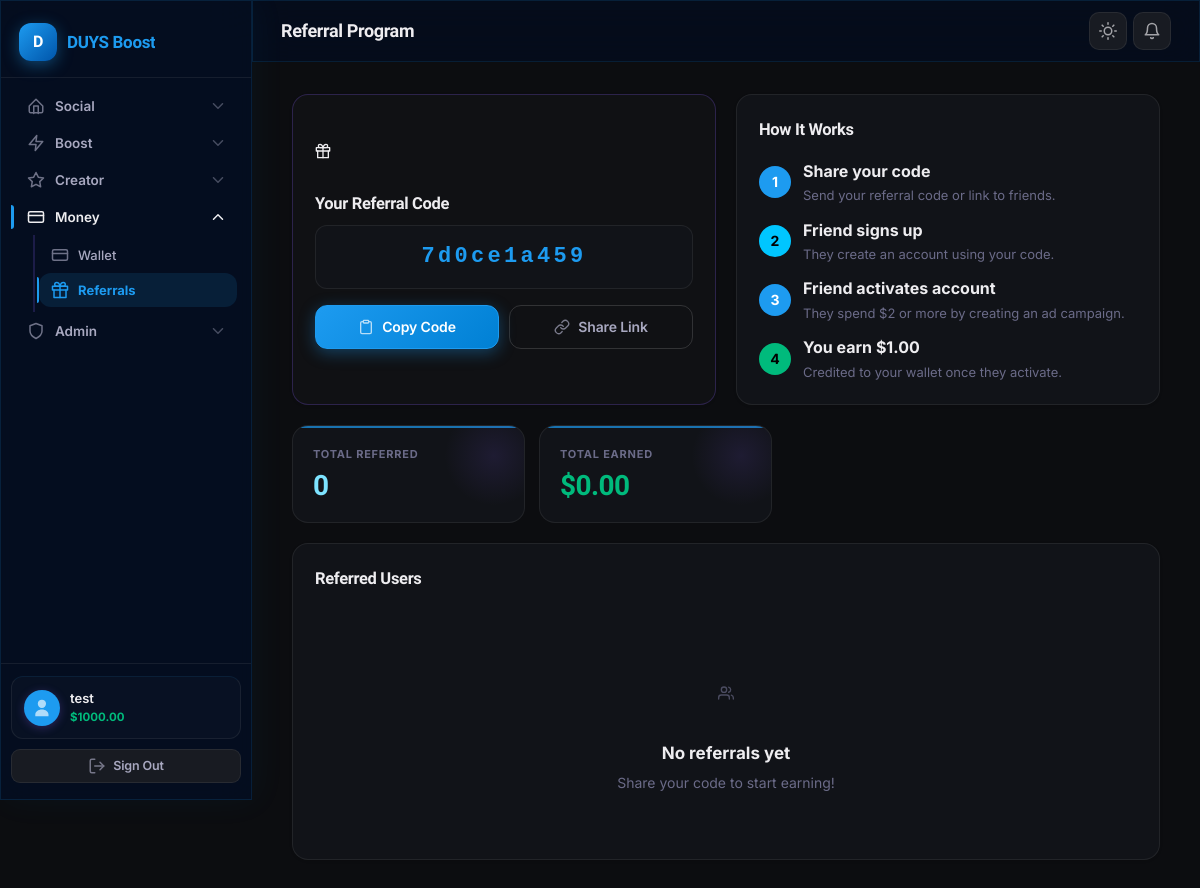
/referral (signed in), run on an earlier commit of the app's database.
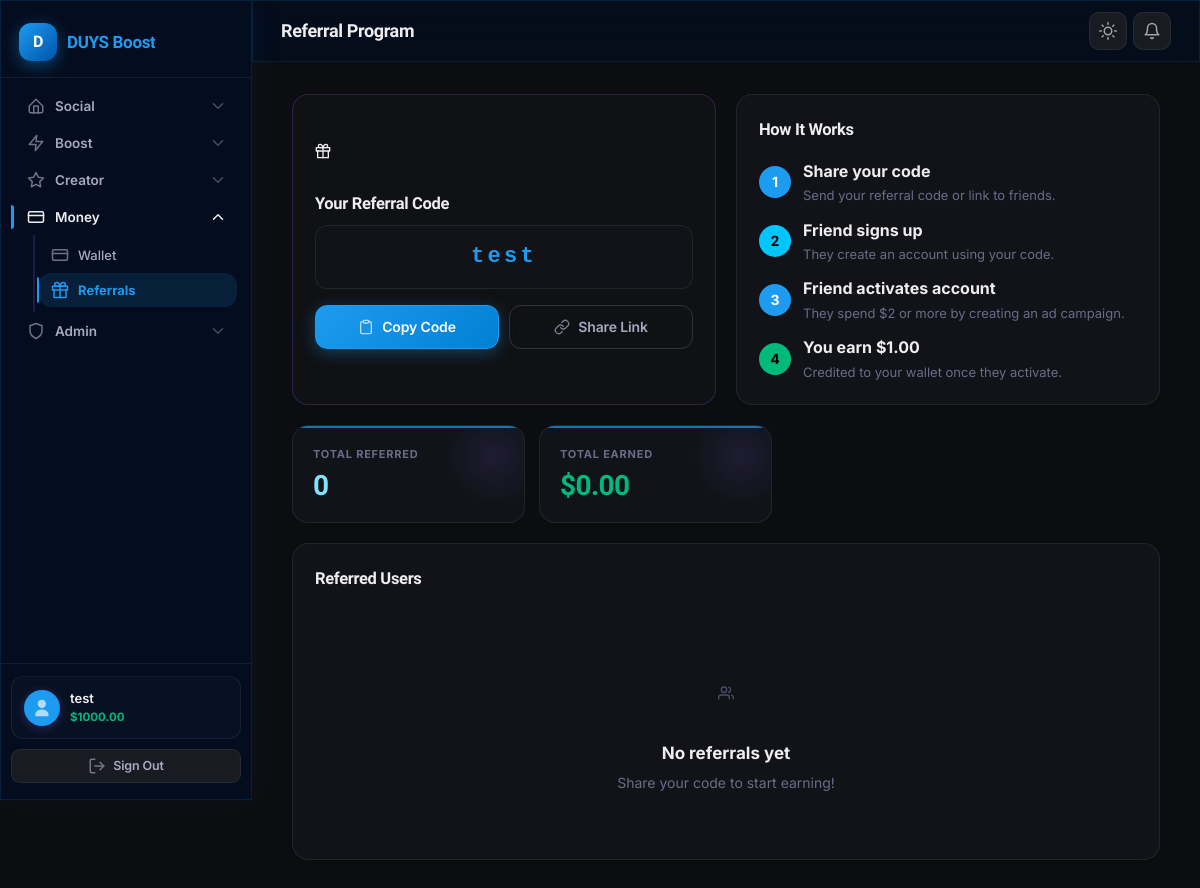
And on a later commit of the database.
### tables this page shows
CREATE TABLE users (
    id                   INTEGER PRIMARY KEY AUTOINCREMENT,
    username             TEXT UNIQUE NOT NULL,
    email                TEXT UNIQUE NOT NULL,
    password             TEXT,
    display_name         TEXT,
    bio                  TEXT,
    avatar_url           TEXT,
    banner_url           TEXT,
    website              TEXT,
    location             TEXT,
    is_verified          INTEGER DEFAULT 0,
    is_admin             INTEGER DEFAULT 0,
    balance              REAL    DEFAULT 0,
    follower_count       INTEGER DEFAULT 0,
    following_count      INTEGER DEFAULT 0,
    post_count           INTEGER DEFAULT 0,
    subscriber_count     INTEGER DEFAULT 0,
    total_tips_received  REAL    DEFAULT 0,
    total_tips_sent      REAL    DEFAULT 0,
    unread_dm_count      INTEGER DEFAULT 0,
    unread_group_count   INTEGER DEFAULT 0,
    search_count         INTEGER DEFAULT 0,
    referral_code        TEXT UNIQUE,
    referred_by          INTEGER,
    referral_bonus_awarded INTEGER DEFAULT 0,
    theme                TEXT    DEFAULT 'dark',
    crypto_network       TEXT,
    crypto_address       TEXT,
    crypto_name          TEXT,
    online_at            TEXT,
    show_online          INTEGER DEFAULT 1,
    allow_post_saves     INTEGER DEFAULT 1,
    created_at           TEXT    DEFAULT (datetime('now'))
, is_banned INTEGER DEFAULT 0, ban_reason TEXT, reset_token TEXT, reset_expires INTEGER, verified_tier TEXT DEFAULT 'blue', username_changes INTEGER DEFAULT 0, username_last_changed TEXT, reset_pin TEXT, reset_pin_expires INTEGER);

### blueprints/wallet.py (the view)
@bp.route('/referral')
@login_required
def referral():
    db  = get_db()
    uid = session['user_id']
    REFERRAL_BONUS = current_app.config['REFERRAL_BONUS']
    referred_users = db.execute(
        'SELECT * FROM users WHERE referred_by=? ORDER BY created_at DESC', (uid,)
    ).fetchall()
    total_earned = len(referred_users) * REFERRAL_BONUS
    return render_template('referral.html',
                           referred_users=referred_users,
                           total_earned=total_earned)

### db.py (called while the page is built, shortened)
def _global_db_path() -> str:
    return os.path.join(current_app.root_path, 'global.db')

def _sync_global_to_r2() -> None:
    path   = _global_db_path()
    bucket = os.environ.get('R2_DB_BUCKET_NAME', '').strip()
    if not bucket or not os.path.exists(path):
        return

def _open_global_db() -> sqlite3.Connection:
    global _migrations_done
    path = _global_db_path()
    conn = sqlite3.connect(path, check_same_thread=False)
    conn.row_factory = sqlite3.Row
    conn.executescript(GLOBAL_SCHEMA)   # CREATE TABLE IF NOT EXISTS (new tables)
    conn.commit()
    if not _migrations_done:
        run_schema_migrations(conn)     # ALTER TABLE ADD COLUMN (new columns, once)
        _migrations_done = True
    return conn

def get_db() -> sqlite3.Connection:
    if 'gdb' in g:
        return g.gdb
    if not _global_synced:
        _sync_global_from_r2()
    conn     = _open_global_db()
    g.gdb    = conn
    return conn

### helpers.py (called while the page is built)
def get_db() -> 'sqlite3.Connection':
    from db import get_db as _db_get
    return _db_get()

def login_required(f):
    @wraps(f)
    def decorated(*args, **kwargs):
        if 'user_id' not in session:
            return redirect(url_for('auth.login'))
        return f(*args, **kwargs)
    return decorated

def get_current_user():
    if 'user_id' not in session:
        return None
    try:
        return get_db().execute(
            'SELECT * FROM users WHERE id=?', (session['user_id'],)
        ).fetchone()
    except Exception:
        return None

### security.py (called while the page is built)
def _generate_csrf_token() -> str:
    if _CSRF_TOKEN_KEY not in session:
        import secrets as _sec
        session[_CSRF_TOKEN_KEY] = _sec.token_hex(32)
    return session[_CSRF_TOKEN_KEY]

### templates/referral.html (shortened to what this page needs)
{% extends "base.html" %}
{% block page_title %}Referral Program{% endblock %}
{% block content %}
<div class="split-2">
  <div class="card" style="background:var(--gradient-subtle);border-color:rgba(127, 90, 240,.25)">
    <div style="font-size:40px;margin-bottom:12px"></div>
    <div class="section-title mb-8">Your Referral Code</div>
    <div style="background:var(--surface);border:1px solid var(--border);border-radius:var(--radius);padding:14px 16px;font-family:ui-monospace,'SF Mono',Menlo,monospace;font-size:clamp(18px,5vw,22px);font-weight:800;letter-spacing:.15em;color:var(--accent);text-align:center;margin-bottom:16px;overflow-wrap:anywhere">
      {{ current_user.referral_code }}
    </div>
    <div class="form-grid-2" style="gap:10px">
      <button class="btn btn-primary" onclick="copyCode()"><svg class="i-icon" width="16" height="16" viewBox="0 0 24 24" fill="none" stroke="currentColor" stroke-width="2" stroke-linecap="round" stroke-linejoin="round" aria-hidden="true"><path d="M16 4h2a2 2 0 012 2v14a2 2 0 01-2 2H6a2 2 0 01-2-2V6a2 2 0 012-2h2"/><rect x="8" y="2" width="8" height="4" rx="1" ry="1"/></svg> Copy Code</button>
      <button class="btn btn-outline" onclick="shareLink()"> Share Link</button>
    </div>
  </div>
  <div class="card">
    <div class="section-title mb-16">How It Works</div>
    <div class="flex flex-col gap-12">
      <div class="flex gap-12 items-center">
        <div style="width:32px;height:32px;border-radius:50%;background:var(--accent);display:grid;place-items:center;font-weight:700;font-size:14px;color:#fff;flex-shrink:0">1</div>
        <div>
          <div class="fw-700 mb-8" style="margin-bottom:2px">Share your code</div>
          <div class="text-sm text-muted">Send your referral code or link to friends.</div>
        </div>
      </div>
      <div class="flex gap-12 items-center">
        <div style="width:32px;height:32px;border-radius:50%;background:var(--accent-2);display:grid;place-items:center;font-weight:700;font-size:14px;color:#000;flex-shrink:0">2</div>
        <div>
          <div class="fw-700 mb-8" style="margin-bottom:2px">Friend signs up</div>
          <div class="text-sm text-muted">They create an account using your code.</div>
        </div>
      </div>
      <div class="flex gap-12 items-center">
        <div style="width:32px;height:32px;border-radius:50%;background:var(--accent);display:grid;place-items:center;font-weight:700;font-size:14px;color:#fff;flex-shrink:0">3</div>
        <div>
          <div class="fw-700 mb-8" style="margin-bottom:2px">Friend activates account</div>
          <div class="text-sm text-muted">They spend {{ CURRENCY_SYMBOL }}2 or more by creating an ad campaign.</div>
        </div>
      </div>
      <div class="flex gap-12 items-center">
        <div style="width:32px;height:32px;border-radius:50%;background:var(--green);display:grid;place-items:center;font-weight:700;font-size:14px;color:#000;flex-shrink:0">4</div>
        <div>
          <div class="fw-700 mb-8" style="margin-bottom:2px">You earn {{ CURRENCY_SYMBOL }}1.00</div>
          <div class="text-sm text-muted">Credited to your wallet once they activate.</div>
        </div>
      </div>
    </div>
  </div>
</div>
<div class="stats-grid-2" style="max-width:480px">
  <div class="stat-card">
    <div class="stat-label">Total Referred</div>
    <div class="stat-value cyan">{{ referred_users|length }}</div>
  </div>
  <div class="stat-card">
    <div class="stat-label">Total Earned</div>
    <div class="stat-value green">{{ CURRENCY_SYMBOL }}{{ '%.2f'|format(total_earned) }}</div>
  </div>
</div>
<div class="card">
  <div class="section-title mb-16">Referred Users</div>
  {% if referred_users %}
  <div class="table-wrap">
    <table>
      <thead>
        <tr><th>Username</th><th>Joined</th><th>Reward</th></tr>
      </thead>
      <tbody>
      {% for u in referred_users %}
      <tr>
        <td class="fw-700">{{ u.username }}</td>
        <td class="text-xs text-muted">{{ u.created_at[:10] }}</td>
        <td class="text-green fw-700">+{{ CURRENCY_SYMBOL }}1.00</td>
      </tr>
      {% endfor %}
      </tbody>
    </table>
  </div>
  {% else %}
  <div class="empty-state">
    <div class="empty-icon"></div>
    <div class="empty-title">No referrals yet</div>
    <div class="empty-text">Share your code to start earning!</div>
  </div>
  {% endif %}
</div>
{% endblock %}

### templates/base.html (shortened to what this page needs)
<!DOCTYPE html>
<html lang="en" data-theme="{{ current_user.theme if current_user else 'dark' }}">
<head>
<link rel="stylesheet" href="{{ url_for('static', filename='css/main.css') }}">
</head>
<body class="{% block body_class %}{% endblock %}">
{% block layout %}
<div class="app-layout">
  {% if current_user %}
  <aside class="sidebar" id="sidebar" aria-label="Main navigation">
    <div class="sidebar-logo">
      <div class="logo-mark" aria-hidden="true">D</div>
      <div class="logo-text">DUYS Boost</div>
    </div>
    <nav class="sidebar-nav">
      {% set _ep = request.endpoint %}
      {% set _args = request.args %}
      <div class="nav-group" id="grp-social">
        <button class="nav-group-btn" onclick="toggleNavGroup('grp-social')"
                aria-expanded="false" aria-controls="grp-social-panel">
          <svg class="nav-icon " width="18" height="18" viewBox="0 0 24 24" fill="none" stroke="currentColor" stroke-width="2" stroke-linecap="round" stroke-linejoin="round" aria-hidden="true" ><path d="M3 12L12 3l9 9v7a2 2 0 01-2 2H5a2 2 0 01-2-2V12z"/><polyline points="9 22 9 12 15 12 15 22"/></svg>
          <span class="nav-label">Social</span>
          <svg class="nav-icon nav-chevron" width="14" height="14" viewBox="0 0 24 24" fill="none" stroke="currentColor" stroke-width="2" stroke-linecap="round" stroke-linejoin="round" aria-hidden="true" ><polyline points="6 9 12 15 18 9"/></svg>
        </button>
      </div>
      <div class="nav-group" id="grp-boost">
        <button class="nav-group-btn" onclick="toggleNavGroup('grp-boost')"
                aria-expanded="false" aria-controls="grp-boost-panel">
          <svg class="nav-icon " width="18" height="18" viewBox="0 0 24 24" fill="none" stroke="currentColor" stroke-width="2" stroke-linecap="round" stroke-linejoin="round" aria-hidden="true" ><polygon points="13 2 3 14 12 14 11 22 21 10 12 10 13 2"/></svg>
          <span class="nav-label">Boost</span>
          <svg class="nav-icon nav-chevron" width="14" height="14" viewBox="0 0 24 24" fill="none" stroke="currentColor" stroke-width="2" stroke-linecap="round" stroke-linejoin="round" aria-hidden="true" ><polyline points="6 9 12 15 18 9"/></svg>
        </button>
      </div>
      <div class="nav-group" id="grp-creator">
        <button class="nav-group-btn" onclick="toggleNavGroup('grp-creator')"
                aria-expanded="false" aria-controls="grp-creator-panel">
          <svg class="nav-icon " width="18" height="18" viewBox="0 0 24 24" fill="none" stroke="currentColor" stroke-width="2" stroke-linecap="round" stroke-linejoin="round" aria-hidden="true" ><polygon points="12 2 15.09 8.26 22 9.27 17 14.14 18.18 21.02 12 17.77 5.82 21.02 7 14.14 2 9.27 8.91 8.26 12 2"/></svg>
          <span class="nav-label">Creator</span>
          <svg class="nav-icon nav-chevron" width="14" height="14" viewBox="0 0 24 24" fill="none" stroke="currentColor" stroke-width="2" stroke-linecap="round" stroke-linejoin="round" aria-hidden="true" ><polyline points="6 9 12 15 18 9"/></svg>
        </button>
      </div>
      <div class="nav-group" id="grp-money">
        <button class="nav-group-btn" onclick="toggleNavGroup('grp-money')"
                aria-expanded="false" aria-controls="grp-money-panel">
          <svg class="nav-icon " width="18" height="18" viewBox="0 0 24 24" fill="none" stroke="currentColor" stroke-width="2" stroke-linecap="round" stroke-linejoin="round" aria-hidden="true" ><rect x="2" y="5" width="20" height="14" rx="2"/><line x1="2" y1="10" x2="22" y2="10"/></svg>
          <span class="nav-label">Money</span>
          <svg class="nav-icon nav-chevron" width="14" height="14" viewBox="0 0 24 24" fill="none" stroke="currentColor" stroke-width="2" stroke-linecap="round" stroke-linejoin="round" aria-hidden="true" ><polyline points="6 9 12 15 18 9"/></svg>
        </button>
        <div class="nav-group-panel" id="grp-money-panel">
          <a href="{{ url_for('wallet.wallet') }}" class="nav-sub-item {% if request.endpoint in ['wallet','wallet.wallet'] %}active{% endif %}">
            <svg class="nav-icon " width="16" height="16" viewBox="0 0 24 24" fill="none" stroke="currentColor" stroke-width="2" stroke-linecap="round" stroke-linejoin="round" aria-hidden="true" ><rect x="2" y="5" width="20" height="14" rx="2"/><line x1="2" y1="10" x2="22" y2="10"/></svg>
            <span class="nav-label">Wallet</span>
          </a>
          <a href="{{ url_for('wallet.referral') }}" class="nav-sub-item {% if request.endpoint in ['referral', 'social.referral', 'boost.referral', 'wallet.referral'] %}active{% endif %}">
            <span class="nav-label">Referrals</span>
          </a>
        </div>
      </div>
      {% if current_user and current_user.is_admin %}
      <div class="nav-group" id="grp-admin">
        <button class="nav-group-btn" onclick="toggleNavGroup('grp-admin')"
                aria-expanded="false" aria-controls="grp-admin-panel">
          <svg class="nav-icon " width="18" height="18" viewBox="0 0 24 24" fill="none" stroke="currentColor" stroke-width="2" stroke-linecap="round" stroke-linejoin="round" aria-hidden="true" ><path d="M12 22s8-4 8-10V5l-8-3-8 3v7c0 6 8 10 8 10z"/></svg>
          <span class="nav-label">Admin</span>
          <svg class="nav-icon nav-chevron" width="14" height="14" viewBox="0 0 24 24" fill="none" stroke="currentColor" stroke-width="2" stroke-linecap="round" stroke-linejoin="round" aria-hidden="true" ><polyline points="6 9 12 15 18 9"/></svg>
        </button>
      </div>
      {% endif %}
    </nav>
    <div class="sidebar-footer">
      {% if current_user %}
      <div class="user-card">
        <div class="user-avatar" aria-hidden="true">{% if current_user.avatar_url %}<img src="{{ current_user.avatar_url }}" alt="" style="width:100%;height:100%;object-fit:cover;border-radius:50%">{% else %}<svg viewBox="0 0 24 24" fill="currentColor" aria-hidden="true" style="width:55%;height:55%;opacity:.65"><path d="M12 12a5 5 0 100-10 5 5 0 000 10zm0 2c-4.418 0-8 2.686-8 6v2h16v-2c0-3.314-3.582-6-8-6z"/></svg>{% endif %}</div>
        <div class="user-info">
          <div class="user-name">{{ current_user.username }}</div>
          <div class="user-balance">{{ CURRENCY_SYMBOL }}{{ '%.2f'|format(current_user.balance or 0) }}</div>
        </div>
      </div>
      <a href="{{ url_for('auth.logout') }}" class="btn btn-ghost btn-sm btn-block" style="display:flex;align-items:center;gap:7px;justify-content:center"><svg class="nav-icon " width="15" height="15" viewBox="0 0 24 24" fill="none" stroke="currentColor" stroke-width="2" stroke-linecap="round" stroke-linejoin="round" aria-hidden="true" ><path d="M9 21H5a2 2 0 01-2-2V5a2 2 0 012-2h4"/><polyline points="16 17 21 12 16 7"/><line x1="21" y1="12" x2="9" y2="12"/></svg> Sign Out</a>
      {% endif %}
    </div>
  </aside>
  {% endif %}
  <div class="main-content">
    {% if current_user %}
    <header class="topbar">
      <div class="topbar-left">
        <div class="topbar-title">{% block page_title %}Dashboard{% endblock %}</div>
      </div>
      <div class="topbar-actions">
        <button type="button" class="btn-icon" id="theme-btn"
                aria-label="Toggle theme" title="Toggle light/dark mode">
        </button>
        <div class="notif-dropdown-wrap">
          <button type="button" class="btn-icon" id="notif-btn"
                  aria-label="Notifications" aria-haspopup="true"
                  style="position:relative">
            <svg class="nav-icon" width="18" height="18" viewBox="0 0 24 24" fill="none" stroke="currentColor" stroke-width="2" stroke-linecap="round" stroke-linejoin="round" aria-hidden="true"><path d="M18 8A6 6 0 006 8c0 7-3 9-3 9h18s-3-2-3-9"/><path d="M13.73 21a2 2 0 01-3.46 0"/></svg>
          </button>
        </div>
      </div>
    </header>
    {% endif %}
    <main id="main" class="page-content">
      {% block content %}{% endblock %}
    </main>
  </div>
</div>
{% endblock %}
<div class="toast-container" id="toast-container" aria-live="polite" aria-atomic="true"></div>
</body>
</html>

What changed in the data, as far as the page shows it:
changed users "test": referral_code "7d0ce1a459" → "test"
